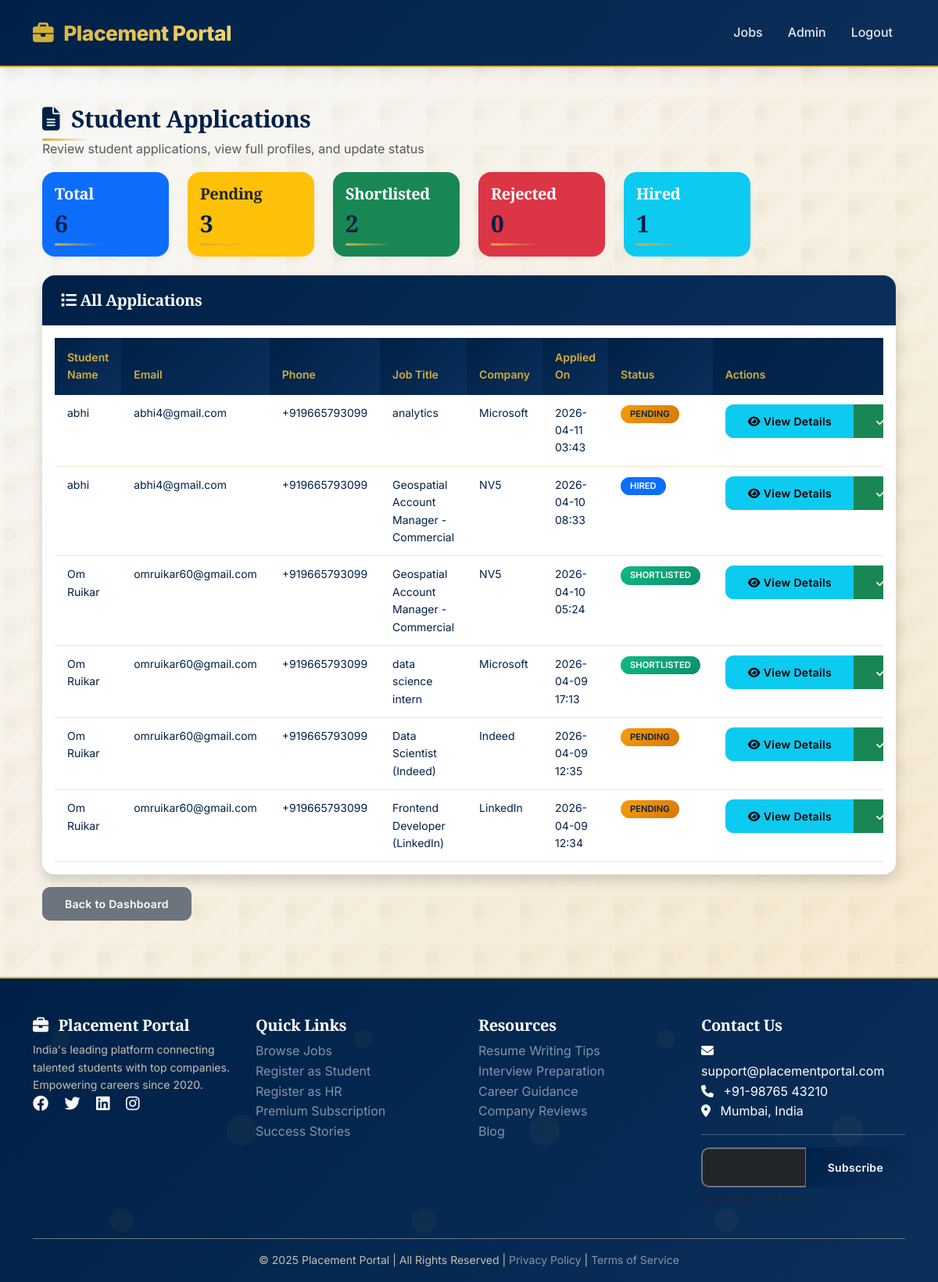
The page /admin/applications (signed in) on the database its author committed.
### models.py (models this page shows, shortened)
class Application(db.Model):
    __tablename__ = 'applications'
    id = db.Column(db.Integer, primary_key=True)
    student_id = db.Column(db.Integer, db.ForeignKey('users.id'))
    job_id = db.Column(db.Integer, db.ForeignKey('jobs.id'))
    status = db.Column(db.String(20), default='pending')
    applied_at = db.Column(db.DateTime, default=datetime.utcnow)
    cover_letter = db.Column(db.Text)
    student = db.relationship('User', foreign_keys=[student_id])

class User(UserMixin, db.Model):
    __tablename__ = 'users'
    id = db.Column(db.Integer, primary_key=True)
    email = db.Column(db.String(120), unique=True, nullable=False)
    password_hash = db.Column(db.String(200), nullable=False)
    full_name = db.Column(db.String(100), nullable=False)
    phone = db.Column(db.String(15))
    role = db.Column(db.String(20), default='student')  # student, hr, admin
    is_active = db.Column(db.Boolean, default=True)
    is_subscribed = db.Column(db.Boolean, default=False)
    subscription_end_date = db.Column(db.DateTime)
    created_at = db.Column(db.DateTime, default=datetime.utcnow)
    profile_picture = db.Column(db.String(200))
    college = db.Column(db.String(200))
    course = db.Column(db.String(100))
    graduation_year = db.Column(db.Integer)
    bio = db.Column(db.Text)
    resume_path = db.Column(db.String(200))
    resume_parsed_data = db.Column(db.Text)  # JSON
    skills = db.Column(db.Text)
    experience = db.Column(db.Text)
    company_name = db.Column(db.String(200))
    company_website = db.Column(db.String(500))
    company_description = db.Column(db.Text)
    industry = db.Column(db.String(100))
    designation = db.Column(db.String(100))
    company_logo = db.Column(db.String(200))

class Job(db.Model):
    __tablename__ = 'jobs'
    id = db.Column(db.Integer, primary_key=True)
    title = db.Column(db.String(100), nullable=False)
    company = db.Column(db.String(100), nullable=False)
    description = db.Column(db.Text, nullable=False)
    requirements = db.Column(db.Text)
    salary_min = db.Column(db.Integer)   # in LPA
    salary_max = db.Column(db.Integer)
    location = db.Column(db.String(200))
    job_type = db.Column(db.String(50))
    experience_required = db.Column(db.String(50))
    skills_required = db.Column(db.Text)
    application_link = db.Column(db.String(500))
    source = db.Column(db.String(50), default='manual')
    posted_by = db.Column(db.Integer, db.ForeignKey('users.id'))
    is_approved = db.Column(db.Boolean, default=False)
    is_premium = db.Column(db.Boolean, default=False)  # True if salary_max >= 5
    created_at = db.Column(db.DateTime, default=datetime.utcnow)
    expiry_date = db.Column(db.DateTime)
    applications = db.relationship('Application', backref='job', lazy=True)

### app.py (the view)
@app.route('/admin/applications')
@login_required
def admin_applications():
    if current_user.role != 'admin':
        return redirect(url_for('index'))
    applications = Application.query.order_by(Application.applied_at.desc()).all()
    total = len(applications)
    pending = Application.query.filter_by(status='pending').count()
    shortlisted = Application.query.filter_by(status='shortlisted').count()
    rejected = Application.query.filter_by(status='rejected').count()
    hired = Application.query.filter_by(status='hired').count()
    return render_template('admin_applications.html',
                         applications=applications,
                         total=total,
                         pending=pending,
                         shortlisted=shortlisted,
                         rejected=rejected,
                         hired=hired)

### app.py (called while the page is built)
@login_manager.user_loader
def load_user(user_id):
    return User.query.get(int(user_id))

### templates/admin_applications.html (shortened to what this page needs)
{% extends "base.html" %}
{% block content %}
<div class="container-fluid py-4">
    <h2><i class="fas fa-file-alt me-2"></i> Student Applications</h2>
    <p class="text-muted">Review student applications, view full profiles, and update status</p>
    <div class="row mb-4">
        <div class="col-md-2"><div class="card bg-primary text-white"><div class="card-body"><h5>Total</h5><h2>{{ total }}</h2></div></div></div>
        <div class="col-md-2"><div class="card bg-warning text-dark"><div class="card-body"><h5>Pending</h5><h2>{{ pending }}</h2></div></div></div>
        <div class="col-md-2"><div class="card bg-success text-white"><div class="card-body"><h5>Shortlisted</h5><h2>{{ shortlisted }}</h2></div></div></div>
        <div class="col-md-2"><div class="card bg-danger text-white"><div class="card-body"><h5>Rejected</h5><h2>{{ rejected }}</h2></div></div></div>
        <div class="col-md-2"><div class="card bg-info text-white"><div class="card-body"><h5>Hired</h5><h2>{{ hired }}</h2></div></div></div>
    </div>
    <div class="card shadow">
        <div class="card-header bg-dark text-white">
            <h5 class="mb-0"><i class="fas fa-list"></i> All Applications</h5>
        </div>
        <div class="card-body">
            <div class="table-responsive">
                <table class="table table-hover">
                    <thead>
                        <tr>
                            <th>Student Name</th><th>Email</th><th>Phone</th><th>Job Title</th><th>Company</th>
                            <th>Applied On</th><th>Status</th><th>Actions</th>
                        </tr>
                    </thead>
                    <tbody>
                        {% for app in applications %}
                        <tr>
                            <td>{{ app.student.full_name or 'N/A' }}</td>
                            <td>{{ app.student.email }}</td>
                            <td>{{ app.student.phone or 'N/A' }}</td>
                            <td>{{ app.job.title }}</td>
                            <td>{{ app.job.company }}</td>
                            <td>{{ app.applied_at.strftime('%Y-%m-%d %H:%M') }}</td>
                            <td>
                                <span class="badge
                                    {% if app.status == 'pending' %}bg-warning
                                    {% elif app.status == 'shortlisted' %}bg-success
                                    {% elif app.status == 'rejected' %}bg-danger
                                    {% elif app.status == 'hired' %}bg-primary
                                    {% else %}bg-secondary{% endif %}">
                                    {{ app.status|upper }}
                                </span>
                            </td>
                            <td>
                                <div class="btn-group btn-group-sm">
                                    <a href="{{ url_for('admin_student_details', user_id=app.student.id) }}" class="btn btn-info" target="_blank">
                                        <i class="fas fa-eye"></i> View Details
                                    </a>
                                    <a href="{{ url_for('admin_shortlist_application', app_id=app.id) }}"
                                        class="btn btn-success"
                                        data-confirm
                                        data-confirm-title="Shortlist Student"
                                        data-confirm-message="Shortlist this student for '{{ app.job.title }}'? They will be notified."
                                        data-confirm-type="success">
                                        <i class="fas fa-check"></i> Shortlist
                                     </a>
                                </div>
                            </td>
                        </tr>
                        {% endfor %}
                    </tbody>
                </table>
            </div>
        </div>
    </div>
    <a href="{{ url_for('admin_revenue') }}" class="btn btn-secondary mt-3">Back to Dashboard</a>
</div>
{% endblock %}

### static/style.css (style rules this page uses)
:root { --navy-deep: #002147; --navy-dark: #001a3a; --navy-light: #0a2f5a; --navy-soft: #1a3d6e; --gold-primary: #D4AF37; --gold-dark: #B8960F; --gold-light: #F5D76E; --gold-soft: #F9E8B5; --cream: #F5E6CA; --cream-dark: #E8D5B0; --white: #FFFFFF; --white-soft: #FEFEFE; --gray-light: #F8F9FA; --gray: #6C757D; --gray-dark: #343A40; --success: #10B981; --success-light: #D1FAE5; --danger: #EF4444; --danger-light: #FEE2E2; --warning: #F59E0B; --warning-light: #FEF3C7; --info: #3B82F6; --shadow-sm: 0 2px 8px rgba(0, 33, 71, 0.04); --shadow-md: 0 4px 20px rgba(0, 33, 71, 0.08); --shadow-lg: 0 8px 32px rgba(0, 33, 71, 0.12); --shadow-gold: 0 4px 20px rgba(212, 175, 55, 0.2); --shadow-gold-lg: 0 8px 32px rgba(212, 175, 55, 0.25); --shadow-gold-hover: 0 12px 40px rgba(212, 175, 55, 0.3); --radius-sm: 6px; --radius-md: 10px; --radius-lg: 16px; --radius-xl: 24px; --radius-2xl: 32px; --transition-fast: 0.2s cubic-bezier(0.4, 0, 0.2, 1); --transition-normal: 0.3s cubic-bezier(0.4, 0, 0.2, 1); --transition-slow: 0.5s cubic-bezier(0.4, 0, 0.2, 1); --glass-bg: rgba(255, 255, 255, 0.95); --glass-border: rgba(212, 175, 55, 0.2); }
* { margin: 0; padding: 0; box-sizing: border-box; }
body { font-family: 'Inter', -apple-system, BlinkMacSystemFont, 'Segoe UI', sans-serif; background: linear-gradient(135deg, var(--gray-light) 0%, var(--cream) 100%); color: var(--navy-deep); line-height: 1.6; min-height: 100vh; position: relative; }
body::before { content: ''; position: fixed; top: 0; left: 0; width: 100%; height: 100%; background-repeat: repeat; background-size: 60px; pointer-events: none; z-index: -1; }
h1, h2, h3, h4, h5, h6 { font-family: 'Playfair Display', 'Inter', serif; font-weight: 700; letter-spacing: -0.02em; }
h2 { font-size: 1.875rem; position: relative; display: inline-block; color: var(--navy-deep); }
h2:after { content: ''; position: absolute; bottom: -10px; left: 0; width: 60px; height: 3px; background: linear-gradient(90deg, var(--gold-primary), transparent); border-radius: 3px; }
.btn { padding: 10px 28px; font-weight: 600; border-radius: var(--radius-md); transition: var(--transition-normal); letter-spacing: 0.3px; font-size: 0.875rem; position: relative; overflow: hidden; z-index: 1; }
.btn:before { content: ''; position: absolute; top: 50%; left: 50%; width: 0; height: 0; background: rgba(255, 215, 0, 0.2); border-radius: 50%; transform: translate(-50%, -50%); transition: width 0.6s, height 0.6s; z-index: -1; }
.card { border: none; border-radius: var(--radius-lg); background: var(--white); box-shadow: var(--shadow-sm); transition: var(--transition-normal); overflow: hidden; position: relative; }
.card:before { content: ''; position: absolute; top: 0; left: 0; width: 100%; height: 4px; background: linear-gradient(90deg, var(--gold-primary), var(--navy-deep), var(--gold-primary)); transform: scaleX(0); transition: var(--transition-normal); z-index: 1; }
.card-header { background: linear-gradient(135deg, var(--navy-deep) 0%, var(--navy-light) 100%); color: var(--white); border: none; padding: 1.25rem 1.5rem; font-weight: 700; }
.card-header h4, .card-header h5, .card-header h6 { color: var(--white); margin: 0; }
.table { margin-bottom: 0; }
.table thead th { background: linear-gradient(135deg, var(--navy-deep) 0%, var(--navy-light) 100%); color: var(--gold-primary); border: none; padding: 14px 16px; font-weight: 600; font-size: 0.875rem; }
.table tbody td { padding: 12px 16px; border-bottom: 1px solid var(--cream); color: var(--navy-deep); font-size: 0.875rem; }
.table tbody tr { transition: var(--transition-fast); }
.badge { padding: 6px 12px; font-weight: 600; border-radius: 20px; font-size: 0.7rem; }
.badge.bg-success { background: linear-gradient(135deg, var(--success) 0%, #0B8F6E 100%) !important; }
.badge.bg-warning { background: linear-gradient(135deg, var(--warning) 0%, #D97706 100%) !important; color: var(--navy-deep); }
.card, .job-card, .stat-card { animation: fadeInUp 0.5s ease forwards; }
.card:nth-child(1) { animation-delay: 0.05s; }
.card:nth-child(4) { animation-delay: 0.2s; }
.btn-group-sm > .btn { white-space: nowrap; }

### rows shown on the page
Application: student "abhi", student.email "abhi4@gmail.com", student "+919665793099", job "analytics", job.company "Microsoft", applied_at "2026-04-11 03:43", status "PENDING"
Application: student "abhi", student.email "abhi4@gmail.com", student "+919665793099", job "Geospatial Account Manager - Commercial", job.company "NV5", applied_at "2026-04-10 08:33", status "HIRED"
Application: student "Om Ruikar", student.email "omruikar60@gmail.com", student "+919665793099", job "Geospatial Account Manager - Commercial", job.company "NV5", applied_at "2026-04-10 05:24", status "SHORTLISTED"
Application: student "Om Ruikar", student.email "omruikar60@gmail.com", student "+919665793099", job "data science intern", job.company "Microsoft", applied_at "2026-04-09 17:13", status "SHORTLISTED"
Application: student "Om Ruikar", student.email "omruikar60@gmail.com", student "+919665793099", job "Data Scientist (Indeed)", job.company "Indeed", applied_at "2026-04-09 12:35", status "PENDING"
Application: student "Om Ruikar", student.email "omruikar60@gmail.com", student "+919665793099", job "Frontend Developer (LinkedIn)", job.company "LinkedIn", applied_at "2026-04-09 12:34", status "PENDING"

### other values the page prints
{{ total }} "6"
{{ pending }} "3"
{{ shortlisted }} "2"
{{ rejected }} "0"
{{ hired }} "1"
